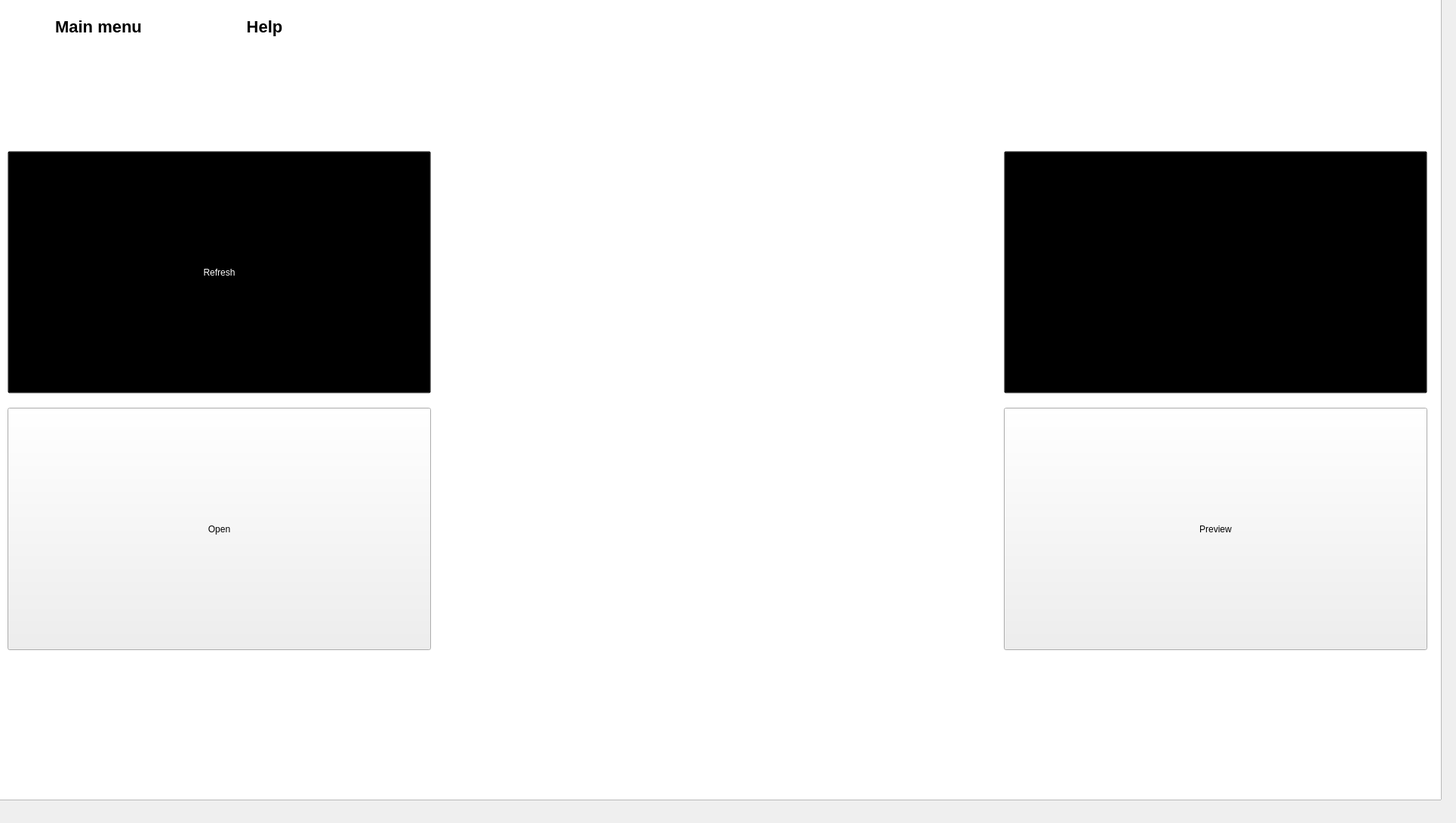
   <widget class="QWidget" name="page_3">
    <widget class="QScrollArea" name="scrollArea">
     <property name="geometry">
      <rect>
       <x>1180</x>
       <y>80</y>
       <width>91</width>
       <height>91</height>
      </rect>
     </property>
     <property name="styleSheet">
      <string notr="true">color: rgb(0,255,240); 
font-size:20px;
font:bold;
border-width:2px;
border-color: rgb(107,165,216); 

 background-color:  transparent; 
color: rgb(0,255,240); 
font-size:20px;
font:bold;
border-width:2px;
border:none;
border-color: rgb(107,165,216); 
</string>
     </property>
     <property name="widgetResizable">
      <bool>true</bool>
     </property>
     <widget class="QWidget" name="scrollAreaWidgetContents">
      <property name="geometry">
       <rect>
        <x>0</x>
        <y>0</y>
        <width>91</width>
        <height>91</height>
       </rect>
      </property>
     </widget>
    </widget>
    <widget class="QTextEdit" name="textStatus">
     <property name="geometry">
      <rect>
       <x>1020</x>
       <y>270</y>
       <width>291</width>
       <height>551</height>
      </rect>
     </property>
     <property name="styleSheet">
      <string notr="true"> background-color:  transparent; 
color:black; 
font-size:16px;
font:bold;
border-width:2px;
border:none;
border-color:black; 

</string>
     </property>
    </widget>
    <widget class="QTextEdit" name="textEditPort_2">
     <property name="geometry">
      <rect>
       <x>1060</x>
       <y>950</y>
       <width>141</width>
       <height>81</height>
      </rect>
     </property>
     <property name="cursor" stdset="0">
      <cursorShape>IBeamCursor</cursorShape>
     </property>
     <property name="styleSheet">
      <string notr="true"> background-color:transparent; 
color:black; 
font-size:20px;
font:bold;
border:2px;
</string>
     </property>
     <property name="html">
      <string>&lt;!DOCTYPE HTML PUBLIC &quot;-//W3C//DTD HTML 4.0//EN&quot; &quot;http://www.w3.org/TR/REC-html40/strict.dtd&quot;&gt;
&lt;html&gt;&lt;head&gt;&lt;meta name=&quot;qrichtext&quot; content=&quot;1&quot; /&gt;&lt;style type=&quot;text/css&quot;&gt;
p, li { white-space: pre-wrap; }
&lt;/style&gt;&lt;/head&gt;&lt;body style=&quot; font-family:'MS Shell Dlg 2'; font-size:20px; font-weight:600; font-style:normal;&quot;&gt;
&lt;p style=&quot;-qt-paragraph-type:empty; margin-top:0px; margin-bottom:0px; margin-left:0px; margin-right:0px; -qt-block-indent:0; text-indent:0px;&quot;&gt;&lt;br /&gt;&lt;/p&gt;&lt;/body&gt;&lt;/html&gt;</string>
     </property>
    </widget>
    <widget class="QPushButton" name="menuRegimeGround">
     <property name="geometry">
      <rect>
       <x>20</x>
       <y>10</y>
       <width>221</width>
       <height>51</height>
      </rect>
     </property>
     <property name="cursor">
      <cursorShape>PointingHandCursor</cursorShape>
     </property>
     <property name="styleSheet">
      <string notr="true">#menuRegimeGround{
background-color: transparent; 
border:none;
color :black; 
font-size: 22px;
font:bold;
}

#menuRegimeGround:hover {
 background-color:black; 
color:white;
}
#menuRegimeGround:pressed {
 background-color:grey; 
color: white;
}</string>
     </property>
     <property name="text">
      <string>Main menu</string>
     </property>
    </widget>
    <widget class="QPushButton" name="showFile">
     <property name="geometry">
      <rect>
       <x>1330</x>
       <y>540</y>
       <width>561</width>
       <height>321</height>
      </rect>
     </property>
     <property name="cursor">
      <cursorShape>PointingHandCursor</cursorShape>
     </property>
     <property name="styleSheet">
      <string notr="true">
#readFile{
border-image: url(:/pics/rightdown.svg);
font: italic 25pt &quot;MS Sans Serif&quot;;
color: white;
border-color:transparent;
background-color: transparent;
}
#readFile:hover{
border-image: url(:/pics/rightdownlight.svg);
font: bold italic 28pt &quot;MS Sans Serif&quot;;
color: white;
border-color:transparent
}</string>
     </property>
     <property name="text">
      <string>Preview</string>
     </property>
    </widget>
    <widget class="QPushButton" name="read">
     <property name="geometry">
      <rect>
       <x>10</x>
       <y>200</y>
       <width>561</width>
       <height>321</height>
      </rect>
     </property>
     <property name="cursor">
      <cursorShape>PointingHandCursor</cursorShape>
     </property>
     <property name="styleSheet">
      <string notr="true">
#read{
border-image: url(:/pics/lefttop.svg);
font: italic 25pt &quot;MS Sans Serif&quot;;
color:white;
border-color:transparent;
background-color: transparent;
}
#read:hover{
border-image: url(:/pics/lefttoplight.svg);
font: bold italic 28pt &quot;MS Sans Serif&quot;;
color:white;
border-color:transparent
}
</string>
     </property>
     <property name="text">
      <string>Refresh</string>
     </property>
    </widget>
    <widget class="QGraphicsView" name="graphicsView_3">
     <property name="geometry">
      <rect>
       <x>-10</x>
       <y>-20</y>
       <width>1920</width>
       <height>1080</height>
      </rect>
     </property>
     <property name="layoutDirection">
      <enum>Qt::LeftToRight</enum>
     </property>
     <property name="styleSheet">
      <string notr="true">border-image: url(:/pics/right.svg);</string>
     </property>
    </widget>
    <widget class="QPushButton" name="groundButton">
     <property name="geometry">
      <rect>
       <x>1330</x>
       <y>200</y>
       <width>561</width>
       <height>321</height>
      </rect>
     </property>
     <property name="cursor">
      <cursorShape>PointingHandCursor</cursorShape>
     </property>
     <property name="styleSheet">
      <string notr="true">
#groundButton{
border-image: url(:/pics/righttop.svg);
font: italic 25pt &quot;MS Sans Serif&quot;;
color: white;
border-color:transparent;
background-color: transparent;
}
#groundButton:hover{
border-image: url(:/pics/righttoplight.svg);
font: bold italic 28pt &quot;MS Sans Serif&quot;;
color:white;
border-color:transparent
}</string>
     </property>
     <property name="text">
      <string/>
     </property>
     <property name="checkable">
      <bool>true</bool>
     </property>
     <property name="checked">
      <bool>true</bool>
     </property>
    </widget>
    <widget class="QPushButton" name="menuGroundReference">
     <property name="geometry">
      <rect>
       <x>240</x>
       <y>10</y>
       <width>221</width>
       <height>51</height>
      </rect>
     </property>
     <property name="cursor">
      <cursorShape>PointingHandCursor</cursorShape>
     </property>
     <property name="styleSheet">
      <string notr="true">#menuGroundReference{
background-color: transparent; 
border:none;
color :black; 
font-size: 22px;
font:bold;
}

#menuGroundReference:hover {
 background-color:black; 
color:white;
}
#menuGroundReference:pressed {
 background-color:grey; 
color: white;
}</string>
     </property>
     <property name="text">
      <string>Help</string>
     </property>
    </widget>
    <widget class="QPushButton" name="readFile">
     <property name="geometry">
      <rect>
       <x>10</x>
       <y>540</y>
       <width>561</width>
       <height>321</height>
      </rect>
     </property>
     <property name="cursor">
      <cursorShape>PointingHandCursor</cursorShape>
     </property>
     <property name="styleSheet">
      <string notr="true">
#readFile{
border-image: url(:/pics/leftdown.svg);
font: italic 25pt &quot;MS Sans Serif&quot;;
color: white;
border-color:transparent;
background-color: transparent;
}
#readFile:hover{
border-image: url(:/pics/leftdownlight.svg);
font: bold italic 28pt &quot;MS Sans Serif&quot;;
color: white;
border-color:transparent
}
</string>
     </property>
     <property name="text">
      <string>Open</string>
     </property>
     <property name="checkable">
      <bool>true</bool>
     </property>
    </widget>
    <widget class="QScrollArea" name="scrollAreaFile">
     <property name="geometry">
      <rect>
       <x>1210</x>
       <y>940</y>
       <width>91</width>
       <height>91</height>
      </rect>
     </property>
     <property name="styleSheet">
      <string notr="true">background-color:transparent;
border:none;</string>
     </property>
     <property name="widgetResizable">
      <bool>false</bool>
     </property>
     <widget class="QWidget" name="scrollAreaWidgetContents_6">
      <property name="geometry">
       <rect>
        <x>0</x>
        <y>0</y>
        <width>89</width>
        <height>89</height>
       </rect>
      </property>
     </widget>
    </widget>
    <widget class="QWidget" name="picButtonFileNamePlace" native="true">
     <property name="geometry">
      <rect>
       <x>1310</x>
       <y>940</y>
       <width>91</width>
       <height>91</height>
      </rect>
     </property>
     <property name="styleSheet">
      <string notr="true">color: rgb(0,255,240); 
font-size:20px;
font:bold;
border-width:2px;
border-color: rgb(107,165,216); 

 background-color:  transparent; 
color: rgb(0,255,240); 
font-size:20px;
font:bold;
border-width:2px;
border:none;
border-color: rgb(107,165,216); </string>
     </property>
    </widget>
    <widget class="QScrollArea" name="scrollAreaFile_2">
     <property name="geometry">
      <rect>
       <x>360</x>
       <y>890</y>
       <width>371</width>
       <height>191</height>
      </rect>
     </property>
     <property name="styleSheet">
      <string notr="true">background-color:transparent;
border:none;</string>
     </property>
     <property name="widgetResizable">
      <bool>false</bool>
     </property>
     <widget class="QWidget" name="scrollAreaWidgetContents_10">
      <property name="geometry">
       <rect>
        <x>0</x>
        <y>0</y>
        <width>89</width>
        <height>89</height>
       </rect>
      </property>
     </widget>
    </widget>
    <zorder>graphicsView_3</zorder>
    <zorder>textStatus</zorder>
    <zorder>textEditPort_2</zorder>
    <zorder>menuRegimeGround</zorder>
    <zorder>showFile</zorder>
    <zorder>read</zorder>
    <zorder>groundButton</zorder>
    <zorder>scrollArea</zorder>
    <zorder>menuGroundReference</zorder>
    <zorder>readFile</zorder>
    <zorder>scrollAreaFile</zorder>
    <zorder>picButtonFileNamePlace</zorder>
    <zorder>scrollAreaFile_2</zorder>
   </widget>
